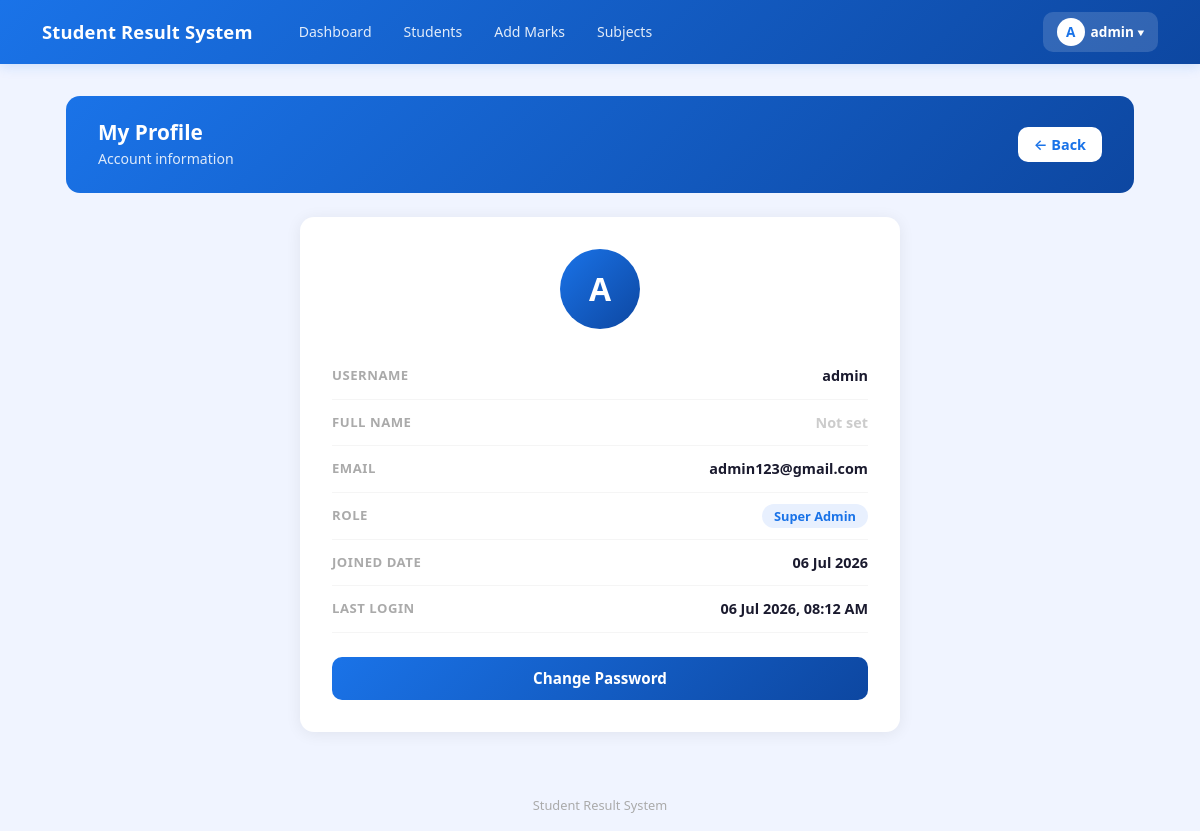
Page /profile/ (signed in) on the earlier database version.
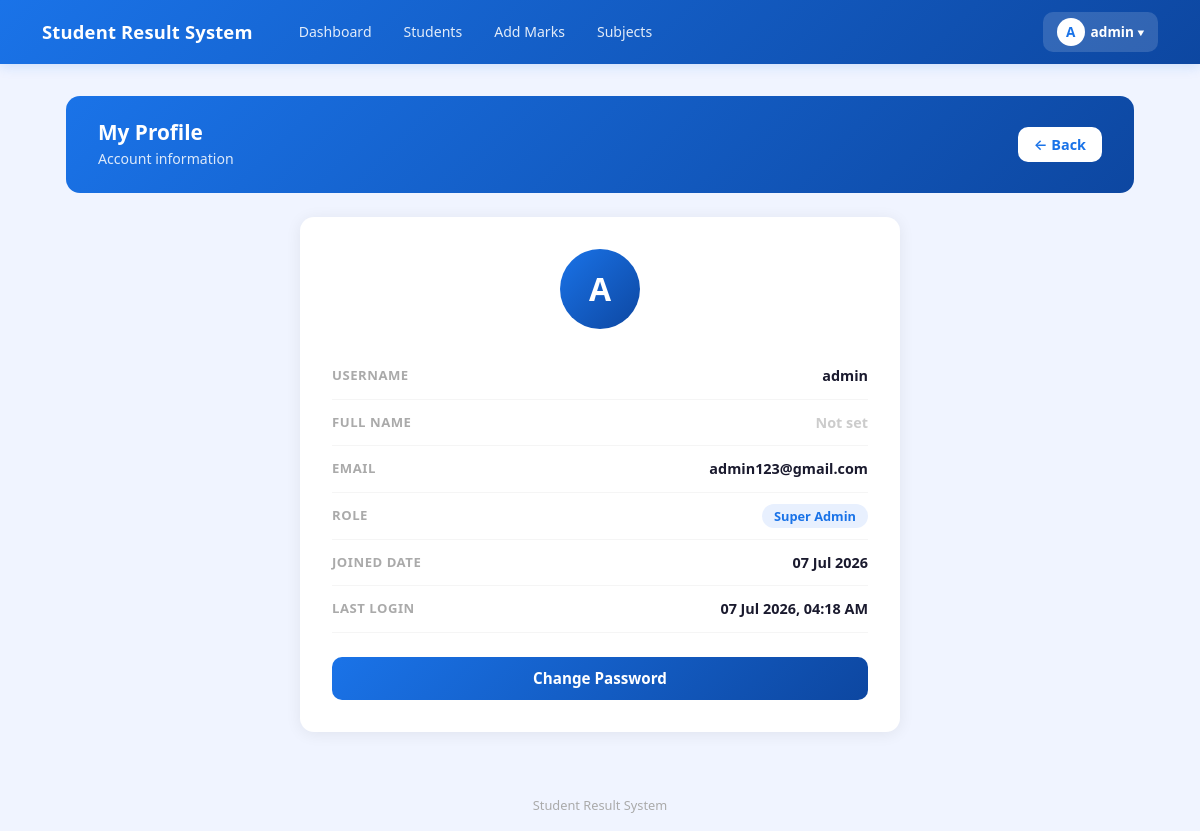
Same page on the later database version.
### result/models.py (models this page shows)
class CustomUser(AbstractUser):
    ROLE_CHOICES = (
        ('admin', 'Admin'),
        ('teacher', 'Teacher'),
        ('student', 'Student'),
    )
    role = models.CharField(max_length=10, choices=ROLE_CHOICES, default='student')
    phone = models.CharField(max_length=15, null=True, blank=True)

### result/views.py (the view)
# urls.py: path('profile/', views.profile, name='profile'),
@login_required(login_url='login')
def profile(request):
    return render(request, 'result/profile.html', {'user': request.user})

### result/templates/result/profile.html (shortened to what this page needs)
{% extends 'result/base.html' %}
{% block content %}
<div class="page-header">
    <div>
        <h4> My Profile</h4>
        <p>Account information</p>
    </div>
    <a href="{% url 'dashboard' %}"
        style="background:white; color:#1a73e8; border-radius:10px; padding:7px 16px; text-decoration:none; font-weight:600; font-size:0.9rem;">←
        Back</a>
</div>
<div class="profile-card">
    <div class="avatar-circle">
        {{ user.username|first|upper }}
    </div>
    <div class="info-row">
        <span class="info-label">Username</span>
        <span class="info-value">{{ user.username }}</span>
    </div>
    <div class="info-row">
        <span class="info-label">Full Name</span>
        <span class="info-value">
            {% if user.get_full_name %}
            {{ user.get_full_name }}
            {% else %}
            <span style="color:#ccc;">Not set</span>
            {% endif %}
        </span>
    </div>
    <div class="info-row">
        <span class="info-label">Email</span>
        <span class="info-value">
            {% if user.email %}
            {{ user.email }}
            {% else %}
            <span style="color:#ccc;">Not set</span>
            {% endif %}
        </span>
    </div>
    <div class="info-row">
        <span class="info-label">Role</span>
        <span class="info-value">
            {% if user.is_superuser %}
            <span class="badge-superuser"> Super Admin</span>
            {% else %}
            <span class="badge-staff">Admin</span>
            {% endif %}
        </span>
    </div>
    <div class="info-row">
        <span class="info-label">Joined Date</span>
        <span class="info-value">{{ user.date_joined|date:"d M Y" }}</span>
    </div>
    <div class="info-row">
        <span class="info-label">Last Login</span>
        <span class="info-value">{{ user.last_login|date:"d M Y, h:i A" }}</span>
    </div>
    <a href="{% url 'change_password' %}" class="btn-change-pw">
        Change Password
    </a>
</div>
{% endblock %}

### result/templates/result/base.html (shortened to what this page needs)
<!DOCTYPE html>
<html lang="ne">
<head>
    <link href="https://cdn.jsdelivr.net/npm/bootstrap@5.3.0/dist/css/bootstrap.min.css" rel="stylesheet">
    <link href="https://cdn.jsdelivr.net/npm/bootstrap-icons@1.10.0/font/bootstrap-icons.css" rel="stylesheet">
</head>
<body>
    <nav class="navbar navbar-expand-lg">
        <div class="container">
            <a class="navbar-brand text-white" href="{% url 'dashboard' %}">
                Student Result System
            </a>
            {% if user.is_authenticated %}
            <div class="collapse navbar-collapse" id="navMenu">
                <div class="d-flex gap-1 ms-3 flex-wrap align-items-center">
                    <a href="{% url 'dashboard' %}" class="nav-link-btn">Dashboard</a>
                    <a href="{% url 'student_list' %}" class="nav-link-btn">Students</a>
                    <a href="{% url 'add_marks' %}" class="nav-link-btn">Add Marks</a>
                    <a href="{% url 'subject_list' %}" class="nav-link-btn">Subjects</a>
                </div>
                <div class="ms-auto mt-2 mt-lg-0 profile-dropdown">
                    <button class="profile-btn" onclick="toggleDropdown()">
                        <div class="profile-avatar">
                            {{ request.user.username|first|upper }}
                        </div>
                        {{ request.user.username }}
                        ▾
                    </button>
                </div>
            </div>
            {% endif %}
        </div>
    </nav>
    <div class="main-container">
        {% block content %}{% endblock %}
    </div>
    <div class="site-footer">
        Student Result System
    </div>
</body>
</html>

### result/templates/result/base.html (style rules this page uses)
body { background: #f0f4ff; min-height: 100vh; }
.navbar-brand { font-size: 1.15rem; font-weight: 700; letter-spacing: 0.01em; }
.navbar { background: linear-gradient(135deg, #1a73e8, #0d47a1) !important; box-shadow: 0 2px 12px rgba(26, 115, 232, 0.18); padding: 0.75rem 0; }
.nav-link-btn { color: rgba(255, 255, 255, 0.88); font-size: 0.88rem; font-weight: 500; padding: 6px 14px; border-radius: 8px; text-decoration: none; transition: background 0.15s; }
.profile-dropdown { position: relative; }
.profile-btn { background: rgba(255, 255, 255, 0.15); color: white; border: none; border-radius: 10px; padding: 6px 14px; font-size: 0.85rem; font-weight: 600; cursor: pointer; display: flex; align-items: center; gap: 6px; transition: background 0.15s; }
.profile-avatar { width: 28px; height: 28px; background: white; color: #1a73e8; border-radius: 50%; display: flex; align-items: center; justify-content: center; font-weight: 800; font-size: 0.85rem; }
.main-container { max-width: 1100px; margin: 0 auto; padding: 2rem 1rem; }
.site-footer { text-align: center; color: #aaa; font-size: 0.8rem; padding: 2rem 0 1rem; }

### result/templates/result/profile.html (style rules this page uses)
.page-header { background: linear-gradient(135deg, #1a73e8, #0d47a1); border-radius: 14px; padding: 1.5rem 2rem; color: white; margin-bottom: 1.5rem; display: flex; align-items: center; justify-content: space-between; flex-wrap: wrap; gap: 1rem; }
.page-header h4 { font-size: 1.3rem; font-weight: 700; margin: 0; }
.page-header p { margin: 0.2rem 0 0; opacity: 0.85; font-size: 0.88rem; }
.profile-card { background: white; border-radius: 14px; box-shadow: 0 2px 16px rgba(0, 0, 0, 0.07); padding: 2rem; max-width: 600px; margin: 0 auto; }
.avatar-circle { width: 80px; height: 80px; background: linear-gradient(135deg, #1a73e8, #0d47a1); color: white; border-radius: 50%; display: flex; align-items: center; justify-content: center; font-size: 2rem; font-weight: 800; margin: 0 auto 1.5rem; }
.info-row { display: flex; justify-content: space-between; align-items: center; padding: 12px 0; border-bottom: 1px solid #f5f5f5; font-size: 0.9rem; }
.info-label { color: #aaa; font-weight: 600; font-size: 0.82rem; text-transform: uppercase; letter-spacing: 0.04em; }
.info-value { color: #1a1a2e; font-weight: 600; }
.badge-superuser { background: #e8f0fe; color: #1a73e8; padding: 3px 12px; border-radius: 20px; font-size: 0.8rem; font-weight: 600; }
.btn-change-pw { display: block; text-align: center; background: linear-gradient(135deg, #1a73e8, #0d47a1); color: white; border-radius: 10px; padding: 10px 24px; text-decoration: none; font-weight: 600; font-size: 0.95rem; margin-top: 1.5rem; transition: opacity 0.15s; }

Differences in the rows shown:
changed CustomUser "admin": date_joined "06 Jul 2026" → "07 Jul 2026"; last_login "06 Jul 2026, 08:12 AM" → "07 Jul 2026, 04:18 AM"
